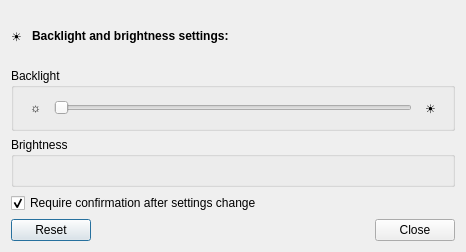
<?xml version="1.0" encoding="UTF-8"?>
<ui version="4.0">
 <class>BrightnessSettings</class>
 <widget class="QDialog" name="BrightnessSettings">
  <property name="geometry">
   <rect>
    <x>0</x>
    <y>0</y>
    <width>466</width>
    <height>252</height>
   </rect>
  </property>
  <property name="windowTitle">
   <string>Brightness Settings</string>
  </property>
  <property name="windowIcon">
   <iconset theme="system">
    <normaloff>.</normaloff>.</iconset>
  </property>
  <layout class="QVBoxLayout" name="verticalLayout">
   <item>
    <layout class="QHBoxLayout" name="horizontalLayout_2">
     <property name="spacing">
      <number>10</number>
     </property>
     <item>
      <widget class="QLabel" name="headIconLabel">
       <property name="sizePolicy">
        <sizepolicy hsizetype="Fixed" vsizetype="Preferred">
         <horstretch>0</horstretch>
         <verstretch>0</verstretch>
        </sizepolicy>
       </property>
       <property name="text">
        <string>☀</string>
       </property>
      </widget>
     </item>
     <item>
      <widget class="QLabel" name="headLabel">
       <property name="text">
        <string>&lt;html&gt;&lt;head/&gt;&lt;body&gt;&lt;p&gt;&lt;span style=&quot; font-weight:600;&quot;&gt;Backlight and brightness settings:&lt;/span&gt;&lt;/p&gt;&lt;/body&gt;&lt;/html&gt;</string>
       </property>
      </widget>
     </item>
    </layout>
   </item>
   <item>
    <widget class="QGroupBox" name="backlightGroupBox">
     <property name="title">
      <string>Backlight</string>
     </property>
     <layout class="QHBoxLayout" name="horizontalLayout">
      <item>
       <widget class="QToolButton" name="backlightDownButton">
        <property name="text">
         <string>☼</string>
        </property>
        <property name="autoRaise">
         <bool>true</bool>
        </property>
       </widget>
      </item>
      <item>
       <widget class="QSlider" name="backlightSlider">
        <property name="orientation">
         <enum>Qt::Horizontal</enum>
        </property>
       </widget>
      </item>
      <item>
       <widget class="QToolButton" name="backlightUpButton">
        <property name="text">
         <string>☀</string>
        </property>
        <property name="autoRaise">
         <bool>true</bool>
        </property>
       </widget>
      </item>
     </layout>
    </widget>
   </item>
   <item>
    <widget class="QGroupBox" name="groupBox">
     <property name="title">
      <string>Brightness</string>
     </property>
     <layout class="QVBoxLayout" name="verticalLayout_3">
      <property name="leftMargin">
       <number>2</number>
      </property>
      <property name="rightMargin">
       <number>2</number>
      </property>
      <item>
       <layout class="QVBoxLayout" name="layout"/>
      </item>
     </layout>
    </widget>
   </item>
   <item>
    <widget class="QCheckBox" name="confirmCB">
     <property name="text">
      <string>Require confirmation after settings change</string>
     </property>
     <property name="checked">
      <bool>true</bool>
     </property>
    </widget>
   </item>
   <item>
    <widget class="QDialogButtonBox" name="buttonBox">
     <property name="orientation">
      <enum>Qt::Horizontal</enum>
     </property>
     <property name="standardButtons">
      <set>QDialogButtonBox::Close|QDialogButtonBox::Reset</set>
     </property>
    </widget>
   </item>
  </layout>
 </widget>
 <resources/>
 <connections>
  <connection>
   <sender>buttonBox</sender>
   <signal>accepted()</signal>
   <receiver>BrightnessSettings</receiver>
   <slot>accept()</slot>
  </connection>
  <connection>
   <sender>buttonBox</sender>
   <signal>rejected()</signal>
   <receiver>BrightnessSettings</receiver>
   <slot>reject()</slot>
  </connection>
 </connections>
</ui>
